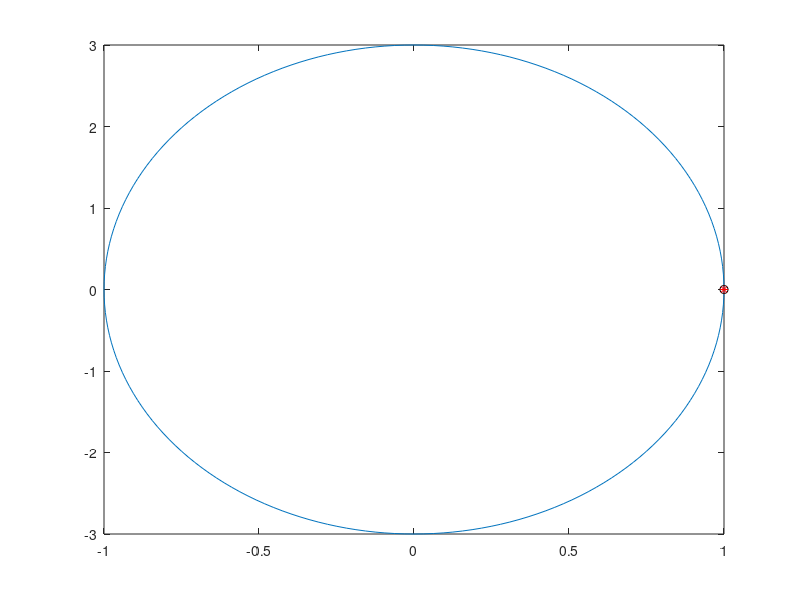

Write the MATLAB code that produced this figure. (Note: this script raises an error after producing the figure.)
clear all;clc
format long

#a)  La longitud de la elipse (x^2)/(1)+ (y^2)/(3^2)= 1 ?

X = @(t) 1 * cos(t);
Y = @(t) 3 * sin(t);

dX = @(t) -1*sin(t);
dY = @(t) 3*cos(t);

tt = linspace(0,2*pi,201);
figure(1)
plot(X(tt),Y(tt),X(0),Y(0),'ok',X(2*pi),Y(2*pi),'*r')

#t1 = 0 -> X(0) = cos(0) = 1; Y(0) = 3*sin(0) = 0;
#t2 = ? -> X(t2)= cos(t2)= 1; Y(0) = 3*sin(t2) = 0 -> t2 = m*2pi (m = 1 "vuelta")
integrando = @(t) sqrt(dX(t).^2+dY(t).^2);

L=30
Int_ant = cuad_gauss_c(integrando,0,2*pi,L,3)
tol = 1e-10;
while(1)
L=2*L
Int = cuad_gauss_c(integrando,0,2*pi,L,3)
err = abs(Int_ant-Int)
if(err<tol)
  break
endif
Int_ant = Int;
endwhile

disp("\nEl valor de la longitud de la elipse es")
Int
Ejb = cuad_gauss_c(integrando,0,2*pi,7,2)
err_abs_b = abs(Int-Ejb)
